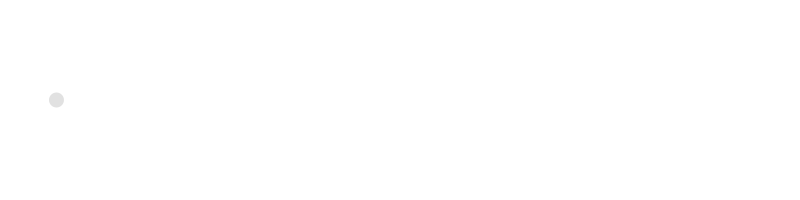
Frame 1 (no input)
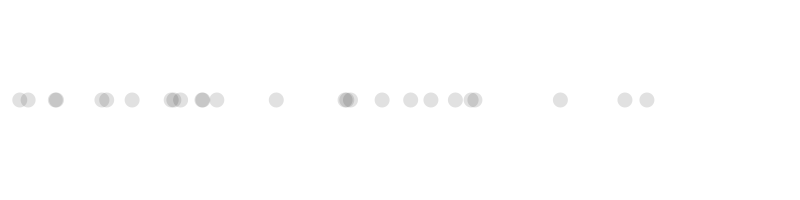
Frame 60 (the mouse pressed at the canvas centre just before this capture)
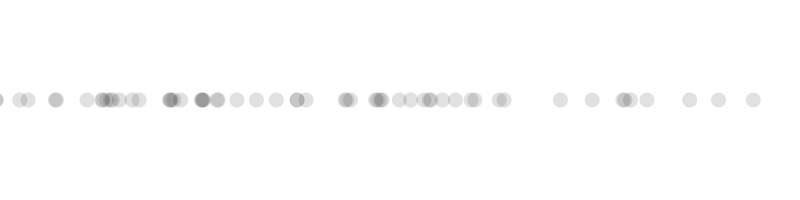
Frame 120 (the mouse held since frame 60 and released just before this capture)

The Processing sketch that drew these frames (run headless with seeded random() and noise(); from frame 60 on, the mouse is pressed at the canvas centre):

// Processing sketch: GausianWalker
// ── GausianWalker.pde
// Gaussian ditribution

void setup() {
  size(800, 200);
  background(255);
}

void draw() {
  float gaussianNum = randomGaussian(); // Gaussian number
  float x = gaussianNum * width / 2;
  final float y = height / 2;
  int circleRadius = 15;

  noStroke();
  fill(0, 30);
  ellipse(x, y, circleRadius, circleRadius);
}
